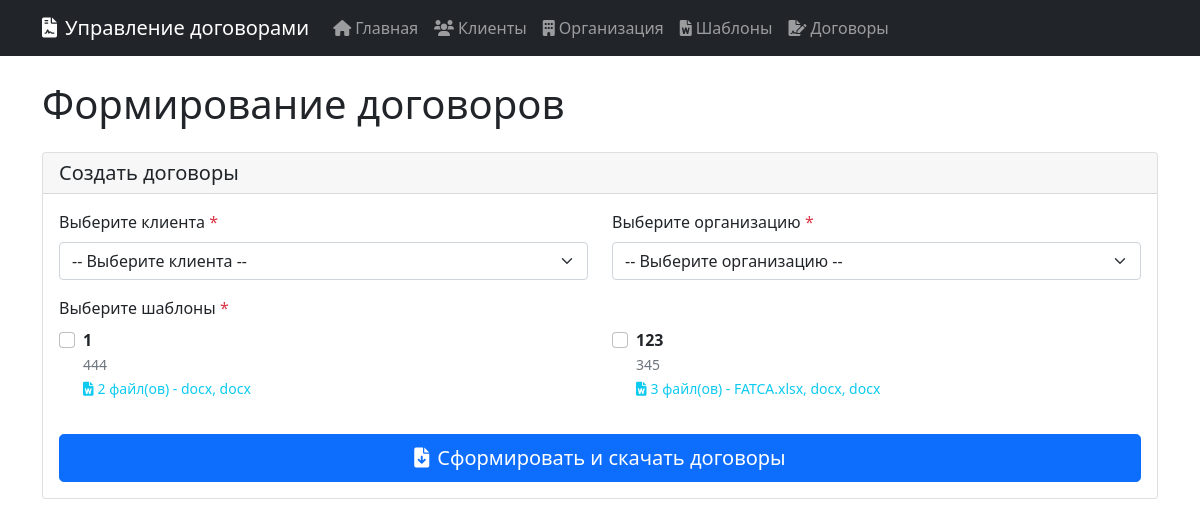
The app's page /contracts with its own data.
### 1/app.py (models this page shows)
class ContractTemplate(db.Model):
    __tablename__ = 'contract_templates'
    id = db.Column(db.Integer, primary_key=True)
    name = db.Column(db.String(200), nullable=False)
    description = db.Column(db.Text)
    created_at = db.Column(db.DateTime, default=datetime.utcnow)
    files = db.relationship('TemplateFile', backref='template', lazy=True, cascade='all, delete-orphan')

### 1/app.py (the view)
@app.route('/contracts')
def contracts():
    clients = Client.query.all()
    organizations = Organization.query.all()
    templates = ContractTemplate.query.all()
    return render_template('contracts.html', clients=clients, organizations=organizations, templates=templates)

### 1/templates/contracts.html (shortened to what this page needs)
{% extends "base.html" %}
{% block content %}
<div class="row">
    <div class="col-12">
        <h1 class="mb-4">Формирование договоров</h1>
        <div class="card">
            <div class="card-header">
                <h5 class="mb-0">Создать договоры</h5>
            </div>
            <div class="card-body">
                <form method="POST" action="{{ url_for('generate_contracts') }}">
                    <div class="row">
                        <div class="col-md-6 mb-3">
                            <label for="client_id" class="form-label">Выберите клиента <span class="text-danger">*</span></label>
                            <select class="form-select" id="client_id" name="client_id" required>
                                <option value="">-- Выберите клиента --</option>
                            </select>
                        </div>
                        <div class="col-md-6 mb-3">
                            <label for="organization_id" class="form-label">Выберите организацию <span class="text-danger">*</span></label>
                            <select class="form-select" id="organization_id" name="organization_id" required>
                                <option value="">-- Выберите организацию --</option>
                            </select>
                        </div>
                    </div>
                    <div class="mb-3">
                        <label class="form-label">Выберите шаблоны <span class="text-danger">*</span></label>
                        {% if templates %}
                        <div class="row">
                            {% for template in templates %}
                            <div class="col-md-6 mb-3">
                                <div class="form-check">
                                    <input class="form-check-input" type="checkbox" value="{{ template.id }}" id="template_{{ template.id }}" name="template_ids">
                                    <label class="form-check-label" for="template_{{ template.id }}">
                                        <strong>{{ template.name }}</strong>
                                        {% if template.description %}
                                        <br><small class="text-muted">{{ template.description }}</small>
                                        {% endif %}
                                        <br><small class="text-info">
                                            <i class="fas fa-file-word me-1"></i>{{ template.files|length }} файл(ов)
                                            {% if template.files %}
                                            - {{ template.files|map(attribute='original_filename')|join(', ') }}
                                            {% endif %}
                                        </small>
                                    </label>
                                </div>
                            </div>
                            {% endfor %}
                        </div>
                        {% else %}
                        <p class="text-muted">Нет доступных шаблонов. <a href="{{ url_for('templates') }}">Загрузите шаблоны</a> сначала.</p>
                        {% endif %}
                    </div>
                    <div class="d-grid">
                        <button type="submit" class="btn btn-primary btn-lg" {% if not templates %}disabled{% endif %}>
                            <i class="fas fa-file-download me-2"></i>Сформировать и скачать договоры
                        </button>
                    </div>
                </form>
            </div>
        </div>
    </div>
</div>
{% endblock %}

### records on screen
ContractTemplate: name "1", description "444", files|length "2", files|map "docx, docx"
ContractTemplate: name "123", description "345", files|length "3", files|map "FATCA.xlsx, docx, docx"
